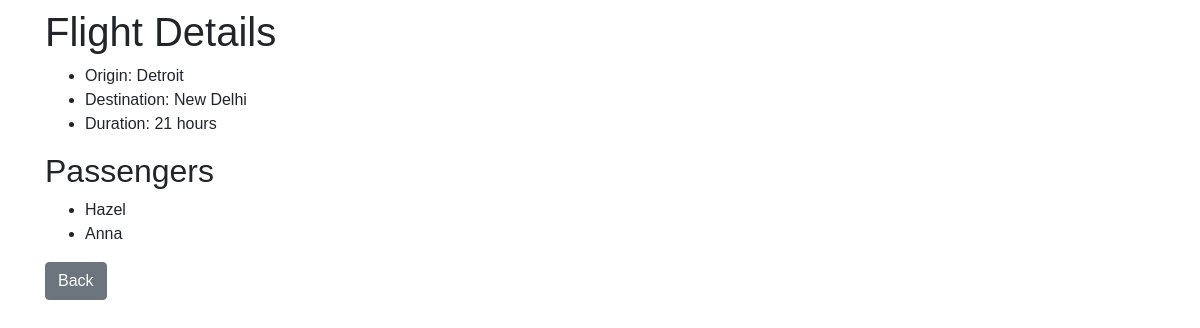
The page /flights/3 on the database its author committed.
### tables this page shows
CREATE TABLE flights (
	id INTEGER PRIMARY KEY, 
	origin VARCHAR NOT NULL,	
	destination VARCHAR NOT NULL, 
	duration INTEGER NOT NULL
);

CREATE TABLE passengers (
	id INTEGER PRIMARY KEY, 
	name VARCHAR NOT NULL,	
	flight_id INTEGER REFERENCES flights
);

### ChrisAirlines.py (the view)
@app.route("/flights/<int:flight_id>")
def flight(flight_id):
    flight = db.execute("SELECT * FROM flights WHERE id = :id", {"id": flight_id}).fetchone()
    if flight is None:
        return render_template("index8.html", message="No such flight.")
    passengers = db.execute("SELECT name FROM passengers WHERE flight_id = :fi", {"fi": flight_id}).fetchall()
    return render_template("index11.html", flight=flight, passengers=passengers)

### templates/index11.html (shortened to what this page needs)
{% extends "layout.html" %}
{% block body %}
    <h1> Flight Details </h1>
    <ul>
        <li>Origin: {{ flight.origin }}</li>
        <li>Destination: {{flight.destination }}</li>
        <li>Duration: {{flight.duration}} hours</li>
    </ul>
    <h2>Passengers</h2>
    <ul>
        {% for passenger in passengers %}
            <li>{{ passenger.name }}</li>
        {% else %}
            <li>No passengers.</li>
        {% endfor %}
    </ul>
    <form action="{{ url_for('index') }}">
        <div class=form-group">
                <button class="btn btn-secondary">Back</button>
        </div>
    </form>
{% endblock %}

### rows shown on the page
flights: origin "Detroit", destination "New Delhi", duration "21"
passengers: name "Hazel"
passengers: name "Anna"
